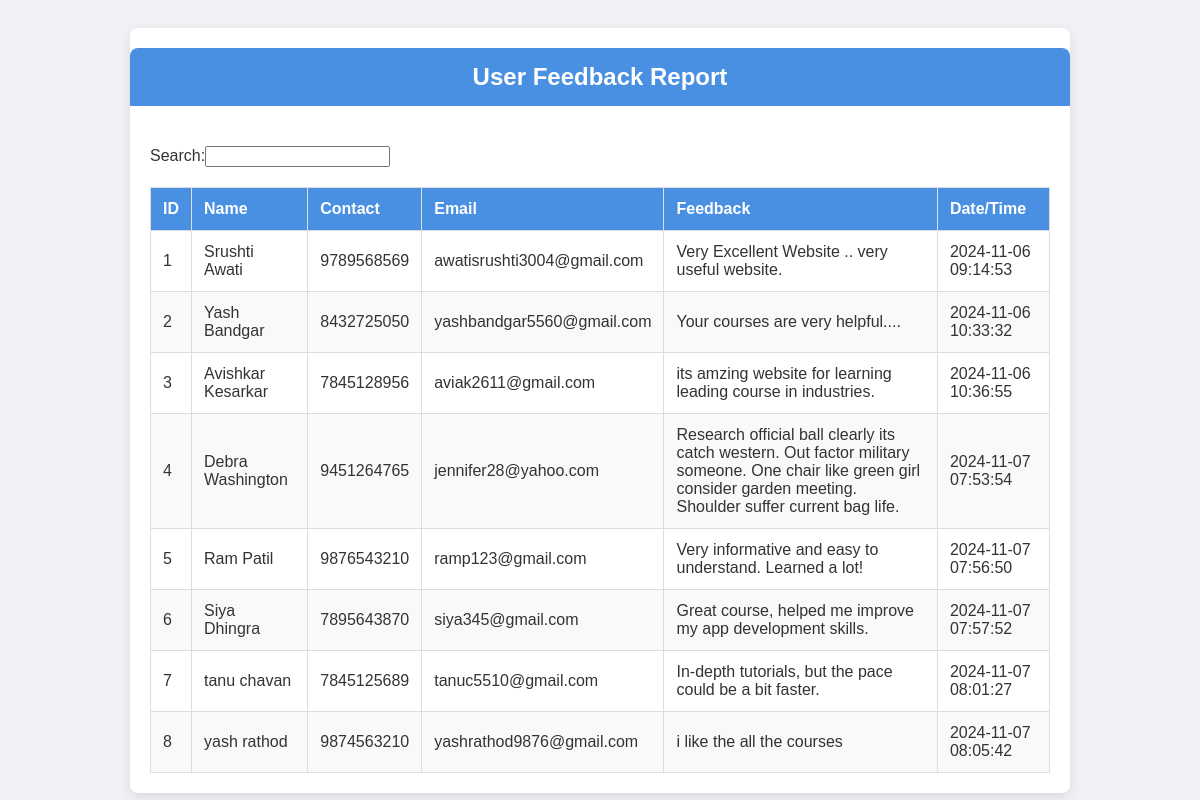
The page /user_feedback_report.php on the database its author committed.
### tables this page shows
CREATE TABLE `feedback` (
  `id` int(11) NOT NULL,
  `name` varchar(255) NOT NULL,
  `contact` varchar(15) DEFAULT NULL,
  `email` varchar(255) NOT NULL,
  `feedback` text NOT NULL,
  `created_at` timestamp NOT NULL DEFAULT current_timestamp()
);

### user_feedback_report.php (the view, shortened to what this page needs)
<?php
$servername = "localhost";
$username = "root";
$password = "";
$dbname = "user_system";
$port = 5306;
$conn = new mysqli($servername, $username, $password, $dbname, $port);
$sql = "SELECT id, name, contact, email, feedback, created_at FROM feedback ORDER BY created_at DESC";
$result = $conn->query($sql);
?>
<!DOCTYPE html>
<html lang="en">
<head>
</head>
<body>
<div class="main-container">
    <h2>User Feedback Report</h2>
    <div class="feedback-report">
        <?php if ($result->num_rows > 0): ?>
            <table id="feedbackTable">
                <thead>
                    <tr>
                        <th>ID</th>
                        <th>Name</th>
                        <th>Contact</th>
                        <th>Email</th>
                        <th>Feedback</th>
                        <th>Date/Time</th>
                    </tr>
                </thead>
                <tbody>
                    <?php while($row = $result->fetch_assoc()): ?>
                        <tr>
                            <td><?php echo $row["id"]; ?></td>
                            <td><?php echo htmlspecialchars($row["name"]); ?></td>
                            <td><?php echo htmlspecialchars($row["contact"]); ?></td>
                            <td><?php echo htmlspecialchars($row["email"]); ?></td>
                            <td><?php echo htmlspecialchars($row["feedback"]); ?></td>
                            <td><?php echo htmlspecialchars($row["created_at"]); ?></td>
                        </tr>
                    <?php endwhile; ?>
                </tbody>
            </table>
        <?php else: ?>
            <div class="no-feedback">No feedback available.</div>
        <?php endif; ?>
    </div>
</div>
</body>
</html>

### user_feedback_report.php (style rules this page uses)
body { font-family: Arial, sans-serif; background-color: #f0f2f5; color: #333; display: flex; justify-content: center; padding: 20px; }
.main-container { width: 90%; max-width: 900px; background-color: #ffffff; border-radius: 8px; box-shadow: 0 4px 12px rgba(0, 0, 0, 0.1); overflow: hidden; padding: 20px; }
h2 { background-color: #4a90e2; color: #fff; padding: 15px; text-align: center; margin: 0 -20px 20px -20px; border-top-left-radius: 8px; border-top-right-radius: 8px; }
.feedback-report { margin-top: 20px; }
table { width: 100%; border-collapse: collapse; margin: 0; }
th, td { padding: 12px; border: 1px solid #ddd; text-align: left; }
th { background-color: #4a90e2; color: #fff; font-weight: bold; }
tr:nth-child(even) { background-color: #f9f9f9; }

### rows shown on the page
feedback: id "8", name "yash rathod", contact "9874563210", email "yashrathod9876@gmail.com", feedback "i like the all the courses", created_at "2024-11-07 08:05:42"
feedback: id "7", name "tanu chavan", contact "7845125689", email "tanuc5510@gmail.com", feedback "In-depth tutorials, but the pace could be a bit faster.", created_at "2024-11-07 08:01:27"
feedback: id "6", name "Siya Dhingra", contact "7895643870", email "siya345@gmail.com", feedback "Great course, helped me improve my app development skills.", created_at "2024-11-07 07:57:52"
feedback: id "5", name "Ram Patil", contact "9876543210", email "ramp123@gmail.com", feedback "Very informative and easy to understand. Learned a lot!", created_at "2024-11-07 07:56:50"
feedback: id "4", name "Debra Washington", contact "9451264765", email "jennifer28@yahoo.com", feedback "Research official ball clearly its catch western. Out factor military someone. One chair like green girl consider garden meeting. Shoulder suffer current bag life.", created_at "2024-11-07 07:53:54"
feedback: id "3", name "Avishkar Kesarkar", contact "7845128956", email "aviak2611@gmail.com", feedback "its amzing website for learning leading course in industries.", created_at "2024-11-06 10:36:55"
feedback: id "2", name "Yash Bandgar", contact "8432725050", email "yashbandgar5560@gmail.com", feedback "Your courses are very helpful....", created_at "2024-11-06 10:33:32"
feedback: id "1", name "Srushti Awati", contact "9789568569", email "awatisrushti3004@gmail.com", feedback "Very Excellent Website .. very useful website.", created_at "2024-11-06 09:14:53"
